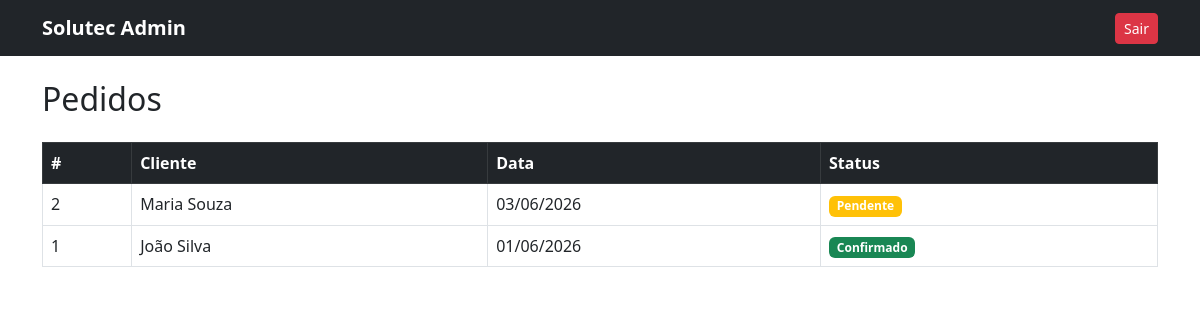
The app's page /admin/pedidos.php (signed in) with its own data.
### tables this page shows
CREATE TABLE IF NOT EXISTS pedidos (
    id          INT PRIMARY KEY AUTO_INCREMENT,
    cliente_id  INT NOT NULL,
    data_pedido DATE NOT NULL,
    status      ENUM('Pendente','Confirmado','Cancelado') DEFAULT 'Pendente',
    created_at  TIMESTAMP DEFAULT CURRENT_TIMESTAMP,
    FOREIGN KEY (cliente_id) REFERENCES clientes(id)
);

CREATE TABLE IF NOT EXISTS clientes (
    id          INT PRIMARY KEY AUTO_INCREMENT,
    nome        VARCHAR(100) NOT NULL,
    email       VARCHAR(100) NOT NULL,
    telefone    VARCHAR(20),
    created_at  TIMESTAMP DEFAULT CURRENT_TIMESTAMP
);

### admin/pedidos.php (the view, shortened to what this page needs)
<?php
require_once '../includes/db.php';
$pedidos = $pdo->query('
    SELECT p.id, p.data_pedido, p.status, c.nome AS cliente
    FROM pedidos p
    JOIN clientes c ON c.id = p.cliente_id
    ORDER BY p.data_pedido DESC
')->fetchAll(PDO::FETCH_ASSOC);
?>
<!DOCTYPE html>
<html lang="pt-BR">
<head>
    <link href="https://cdn.jsdelivr.net/npm/bootstrap@5.3.0/dist/css/bootstrap.min.css" rel="stylesheet">
</head>
<body>
<nav class="navbar navbar-dark bg-dark">
    <div class="container">
        <a class="navbar-brand fw-bold" href="index.php">Solutec Admin</a>
        <a href="index.php?sair=1" class="btn btn-danger btn-sm">Sair</a>
    </div>
</nav>
<div class="container py-4">
    <h2 class="mb-4">Pedidos</h2>
    <table class="table table-bordered table-hover">
        <thead class="table-dark">
            <tr><th>#</th><th>Cliente</th><th>Data</th><th>Status</th></tr>
        </thead>
        <tbody>
            <?php foreach ($pedidos as $p): ?>
            <tr>
                <td><?= $p['id'] ?></td>
                <td><?= htmlspecialchars($p['cliente']) ?></td>
                <td><?= date('d/m/Y', strtotime($p['data_pedido'])) ?></td>
                <td>
                    <?php
                    $cores = ['Pendente' => 'warning', 'Confirmado' => 'success', 'Cancelado' => 'danger'];
                    $cor = $cores[$p['status']] ?? 'secondary';
                    ?>
                    <span class="badge bg-<?= $cor ?>"><?= $p['status'] ?></span>
                </td>
            </tr>
            <?php endforeach; ?>
        </tbody>
    </table>
</div>
</body>
</html>

### records on screen
pedidos: id "2", cliente.nome "Maria Souza", data_pedido "03/06/2026", status "Pendente"
pedidos: id "1", cliente.nome "João Silva", data_pedido "01/06/2026", status "Confirmado"
